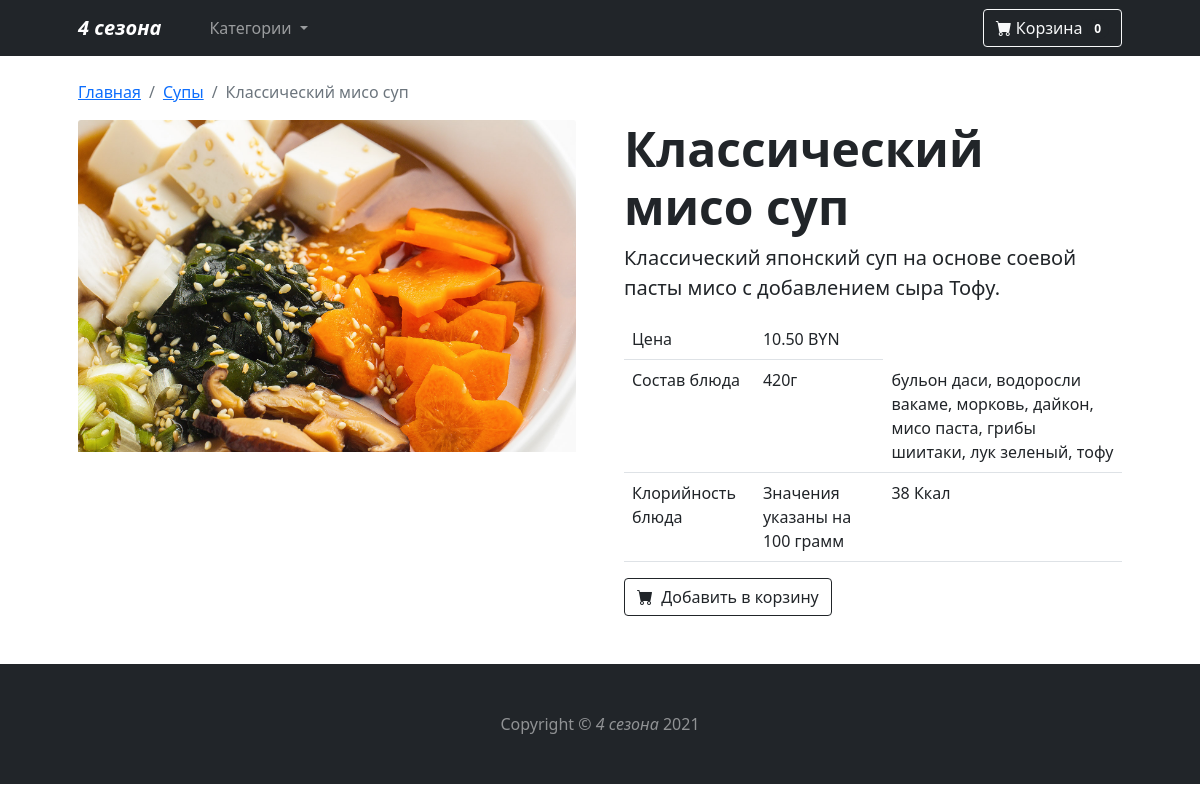
/dishes/soups/misosoup/, run on the app's committed database.
### mainapp/models.py (models this page shows, shortened)
class Cart(models.Model):
    owner = models.ForeignKey("Customer", null=True, verbose_name='Владелец корзины', on_delete=models.CASCADE)
    dishes = models.ManyToManyField(CartDishes, blank=True, related_name='related_cart')
    total_dishes = models.PositiveIntegerField(default=0)
    final_price = models.DecimalField(max_digits=6, decimal_places=2, default=0, verbose_name="ОбщаяЦена")
    in_order = models.BooleanField(default=False)
    for_anon_user = models.BooleanField(default=False)

class Dishes(models.Model):
    class Meta:
        abstract = True
    category = models.ForeignKey(Category, verbose_name='Категория', on_delete=models.CASCADE)
    title = models.CharField(max_length=255, verbose_name='ИмяПродукта')
    slug = models.SlugField(unique=True)
    image = models.ImageField(verbose_name='Изображение')
    description = models.TextField(verbose_name='Описаниие', null=True)
    price = models.DecimalField(max_digits=6, decimal_places=2, verbose_name="Цена")

class Soups(Dishes):
    ingridients = models.CharField(max_length=255, verbose_name='Состав блюда')
    weight = models.CharField(max_length=5, verbose_name='МассаБлюда')
    calorie_content = models.CharField(max_length=255, verbose_name='КалорийностьБлюда')

class Category(models.Model):
    name = models.CharField(max_length=255, verbose_name='ИмяКатегории')
    slug = models.SlugField(unique=True)
    objects = CategoryManager()
    def get_absolute_url(self):
        return reverse('category_detail', kwargs={'slug': self.slug})

### mainapp/views.py (the view)
# urls.py: path('dishes/<str:ct_model>/<str:slug>/', DishesDetailView.as_view(), name='dishes_detail'),
class DishesDetailView(CartMixin, CategoryDetailMixin, DetailView):
    CT_MODEL_MODEL_CLASS = {
        'soups': Soups,
        'maindishes': MainDishes,
        'drinks': Drinks
    }
    def dispatch(self, request, *args, **kwargs):
        self.model = self.CT_MODEL_MODEL_CLASS[kwargs['ct_model']]
        self.queryset = self.model._base_manager.all()
        return super().dispatch(request, *args, **kwargs)
    context_object_name = 'dishes'
    template_name = 'dishes_detail.html'
    slug_url_kwarg = 'slug'
    def get_context_data(self, **kwargs):
        context = super().get_context_data(**kwargs)
        context['ct_model'] = self.model._meta.model_name
        context['cart'] = self.cart
        return context

### mainapp/mixins.py (called while the page is built)
    def get_context_data(self, **kwargs):
        if isinstance(self.get_object(), Category):
            model = self.CATEGORY_MODEL2DISHES_MODEL[self.get_object().slug]
            context = super().get_context_data(**kwargs)
            context['categories'] = Category.objects.get_categories_for_navigation()
            context['category_dishes'] = model.objects.all()
            return context
        context = super().get_context_data(**kwargs)
        context['categories'] = Category.objects.get_categories_for_navigation()
        return context

    def dispatch(self, request, *args, **kwargs):
        if request.user.is_authenticated:
            customer = Customer.objects.filter(user=request.user).first()
            if not customer:
                customer = Customer.objects.create(
                    user=request.user
                )
            cart = Cart.objects.filter(owner=customer, in_order=False).first()
            if not cart:
                cart = Cart.objects.create(owner=customer)
        else:
            cart = Cart.objects.filter(for_anon_user=True).first()
            if not cart:
                cart = Cart.objects.create(for_anon_user=True)
        self.cart = cart
        self.cart.save()
        return super().dispatch(request, *args, **kwargs)

### mainapp/models.py (called while the page is built)
def get_models_for_count(*model_names):
    return [models.Count(model_name) for model_name in model_names]

    def get_queryset(self):
        return super().get_queryset()

    def get_categories_for_navigation(self):
        models = get_models_for_count('soups', 'maindishes', 'drinks')
        qs = list(self.get_queryset().annotate(*models))
        data = [
            dict(name=c.name, url=c.get_absolute_url(), count=getattr(c, self.CATEGORY_NAME_COUNT_NAME[c.name]))
            for c in qs
        ]
        return data

### mainapp/templates/dishes_detail.html
{% extends 'base.html' %}
{% block content %}
        <section class="">
            <div class="container px-4 px-lg-5 my-3">
                <div class="row gx-4 gx-lg-5 align-items-top">
                    <nav aria-label="breadcrumb mr-2 " class="mt-2">
                        <ol class="breadcrumb">
                          <li class="breadcrumb-item"><a href="{% url 'base' %}">Главная</a></li>
                          <li class="breadcrumb-item"><a href="{{ dishes.category.get_absolute_url }}">{{ dishes.category.name }}</a></li>
                          <li class="breadcrumb-item active" aria-current="page">{{ dishes.title }}</li>
                        </ol>
                      </nav>
                    <div class="col-md-6"><img class="card-img-top mb-0 mb-md-0" src="{{ dishes.image.url }}" alt="..." /></div>
                    <div class="col-md-6">
                        <h1 class="display-5 fw-bolder">{{ dishes.title }}</h1>
                        <p class="lead">{{ dishes.description }}</p>
                        <div class="fs-6">
                            {% if dishes.category.slug == 'drinks' %}
                                {% include 'drinks_specification.html' %}
                            {% elif dishes.category.slug == 'soups' %}
                                {% include 'soups_specification.html' %}
                            {% else %}
                                {% include 'maindishes_specification.html' %}
                            {% endif %}
                        </div>
                        <div class="d-flex">
                            <a class="btn btn-outline-dark flex-shrink-0" href="{% url 'add-to-cart' ct_model=ct_model slug=dishes.slug %}">
                                <i class="bi-cart-fill me-1"></i>
                                Добавить в корзину
                            </a>
                        </div>
                    </div>
                </div>
            </div>
        </section>
{% endblock content %}

### mainapp/templates/base.html (shortened to what this page needs)
<!DOCTYPE html>
<html lang="en">
    <head>
        <link href="https://cdn.jsdelivr.net/npm/bootstrap-icons@1.5.0/font/bootstrap-icons.css" rel="stylesheet" />
        <link href="https://cdn.jsdelivr.net/npm/bootstrap@5.0.2/dist/css/bootstrap.min.css" rel="stylesheet">
    </head>
    <body>
        <nav class="navbar navbar-expand-lg navbar-dark bg-dark sticky-top">
            <div class="container px-4 px-lg-5">
                <a class="navbar-brand fw-bold fst-italic" href="{% url 'base' %}">4 сезона</a>
                <div class="collapse navbar-collapse" id="navbarSupportedContent">
                    <ul class="navbar-nav me-auto mb-2 mb-lg-0 ms-lg-4">
                         <li class="nav-item dropdown">
                            <a class="nav-link dropdown-toggle" href="#" id="navbarDropdownMenuLink" role="button" data-bs-toggle="dropdown" aria-expanded="false">
                                Категории
                            </a>
                        </li>
                    </ul>
                    <form class="d-flex">
                        <a class="btn btn-outline-light" href="{% url 'cart' %}" type="submit">
                            <i class="bi-cart-fill me-1"></i>Корзина<span class="badge bg-dark text-white ms-1 rounded-pill">{{ cart.dishes.count }}</span>
                        </a>
                    </form>
                </div>
            </div>
        </nav>
        {% block content %}{% endblock content %}
        <footer class="mt-5 py-5 bg-dark">
            <div class="container"><p class="m-0 text-center text-white-50">Copyright &copy; <span class="fst-italic">4 сезона</span> 2021</p></div>
        </footer>
    </body>
</html>

### mainapp/templates/soups_specification.html
<table class="table">
    <tbody>
        <tr>
            <td>Цена</td>
            <td>{{ dishes.price }} BYN</td>
        </tr>
        <tr>
          <td>Состав блюда</td>
          <td>{{ dishes.weight }}</td>
          <td>{{ dishes.ingridients }}</td>
        </tr>
        <tr>
           <td>Клорийность блюда</td>
           <td>Значения указаны на 100 грамм</td>
           <td>{{ dishes.calorie_content }}</td>
        </tr>
    </tbody>
</table>

### data on the page
Cart: dishes.count "0"
Soups: category.name "Супы", title "Классический мисо суп", image (picture), description "Классический японский суп на основе соевой пасты мисо с добавлением сыра Тофу.", price "10.50", weight "420г", ingridients "бульон даси, водоросли вакаме, морковь, дайкон, мисо паста, грибы шиитаки, лук зеленый, тофу", calorie_content "38 Ккал"
